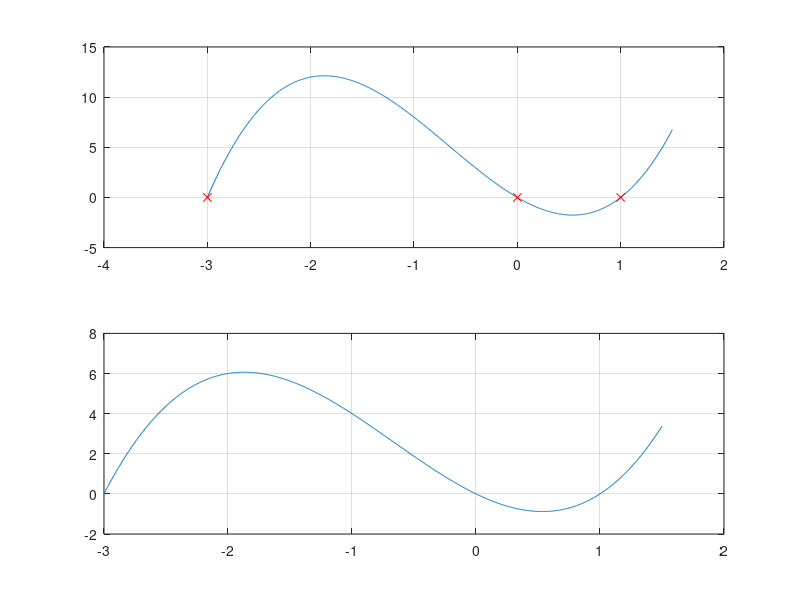

MATLAB code for this plot:
%  VYKLAD 3 -> DERIVACE A INTEGRACE POLYNOMU + KORENY POLYNOMU

p=[2 4 -6 0];           % vektor koeficientu 2x^3+4x^2-6x+0

dp=polyder(p);          % hodnota derivace

ip=polyint(p);          % hodnota integrace

p=[2 4 -6 0]            % integrace derivace = puvodni polynom
dp=polyder(p)           % dp/dt
ip=polyint(dp)          %int dp

p=[2 4 -6 0];
R=roots(p)              % vypocet korenu polynomu p

x=linspace(-3,1.5,1000);
y=polyval(p,x);

subplot(2,1,1);
plot(x,y,R,zeros(1,3),'rx')
grid on;

P=poly(R)               % generovani polynomu pro zname koreny (REKONSTRUKCE)
y=polyval(P,x);         % vyhodnoceni polynomu

subplot(2,1,2);
plot(x,y);
grid on;
